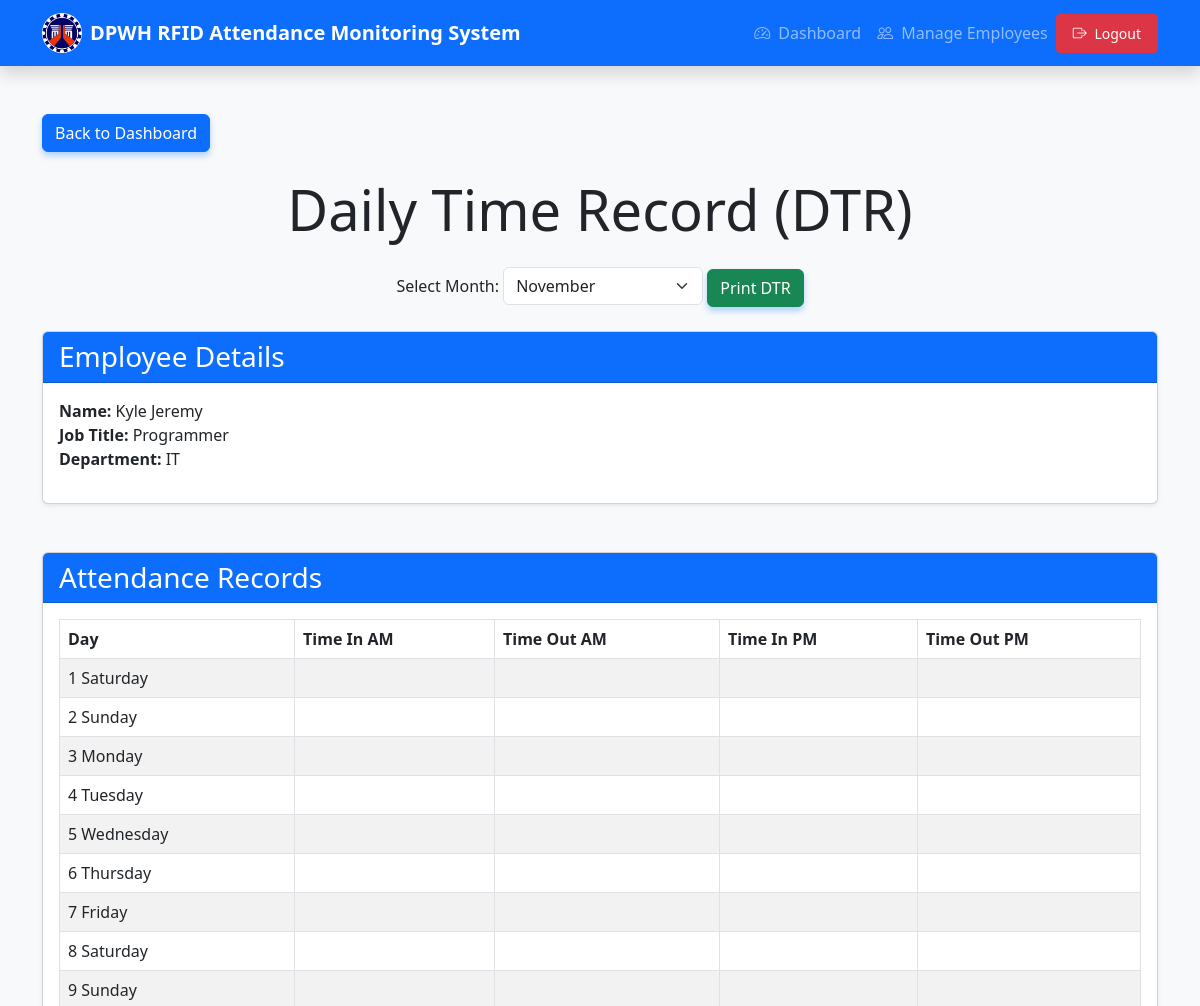
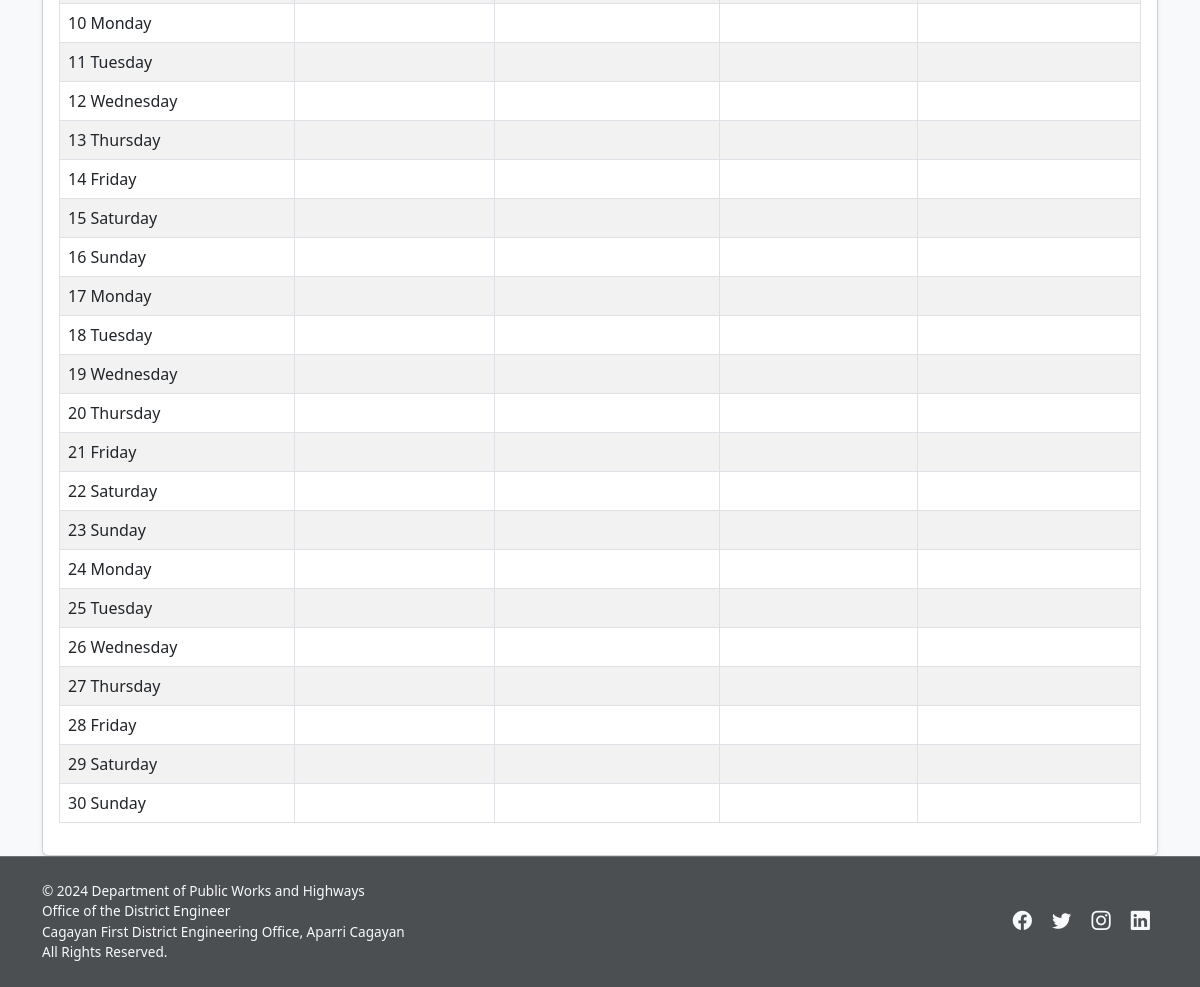
/admin/generate_dtr.php?rfid=2002861064 (signed in), run on the app's committed database (2 pictures, top to bottom).
### tables this page shows
CREATE TABLE `employees` (
  `id` int(11) NOT NULL,
  `employee_id` varchar(20) DEFAULT NULL,
  `name` varchar(100) NOT NULL,
  `email` varchar(255) DEFAULT NULL,
  `rfid_uid` varchar(50) DEFAULT NULL,
  `created_at` timestamp NOT NULL DEFAULT current_timestamp(),
  `updated_at` datetime DEFAULT NULL,
  `job_title` varchar(255) DEFAULT NULL,
  `department` varchar(50) NOT NULL,
  `status` enum('active','inactive') DEFAULT 'active'
);

### admin/generate_dtr.php (the view, shortened to what this page needs)
<?php
include 'db.php';
include 'navbar.php';
$rfidUid = isset($_GET['rfid']) ? $_GET['rfid'] : null;
$selectedMonth = isset($_GET['month']) ? $_GET['month'] : date('m');
$stmtEmployee = $pdo->prepare("SELECT * FROM employees WHERE rfid_uid = :rfid LIMIT 1");
$stmtEmployee->execute(['rfid' => $rfidUid]);
$employee = $stmtEmployee->fetch(PDO::FETCH_ASSOC);
$year = date('Y');
$totalDays = cal_days_in_month(CAL_GREGORIAN, $selectedMonth, $year);
$allDates = [];
for ($day = 1; $day <= $totalDays; $day++) {
    $allDates[] = sprintf('%s-%02d-%02d', $year, $selectedMonth, $day);
}
$attendanceMap = [];
$mergedRecords = [];
foreach ($allDates as $date) {
    $mergedRecords[] = array_merge(
        ['date' => $date, 'time_in_am' => null, 'time_out_am' => null, 'time_in_pm' => null, 'time_out_pm' => null],
        $attendanceMap[$date] ?? []
    );
}
$months = [
    '01' => 'January',
    '02' => 'February',
    '03' => 'March',
    '04' => 'April',
    '05' => 'May',
    '06' => 'June',
    '07' => 'July',
    '08' => 'August',
    '09' => 'September',
    '10' => 'October',
    '11' => 'November',
    '12' => 'December'
];
?>
<!DOCTYPE html>
<html lang="en">
<head>
    <link href="https://cdn.jsdelivr.net/npm/bootstrap@5.3.0-alpha3/dist/css/bootstrap.min.css" rel="stylesheet">
    <link rel="stylesheet" href="style.css">
</head>
<body>
    <div class="container mt-5">
        <a href="dashboard.php" class="btn btn-primary mb-4">Back to Dashboard</a>
        <h1 class="display-4 text-center mb-4">Daily Time Record (DTR)</h1>
        <div class="mb-4 text-center">
            <form method="GET" action="">
                <label for="month" class="form-label">Select Month:</label>
                <select name="month" id="month" class="form-select d-inline-block" style="width: 200px;" onchange="this.form.submit()">
                    <?php foreach ($months as $monthNumber => $monthName): ?>
                        <option value="<?= $monthNumber ?>" <?= $selectedMonth == $monthNumber ? 'selected' : ''; ?>>
                            <?= $monthName ?>
                        </option>
                    <?php endforeach; ?>
                </select>
                <button type="button" class="btn btn-success" onclick="printDTR()">Print DTR</button>
            </form>
        </div>
        <div class="card mb-5 shadow-sm">
            <div class="card-header bg-primary text-white">
                <h3 class="card-title mb-0">Employee Details</h3>
            </div>
            <div class="card-body">
                <ul class="list-unstyled">
                    <li><strong>Name:</strong> <?= htmlspecialchars($employee['name']) ?></li>
                    <li><strong>Job Title:</strong> <?= htmlspecialchars($employee['job_title']) ?></li>
                    <li><strong>Department:</strong> <?= htmlspecialchars($employee['department']) ?></li>
                </ul>
            </div>
        </div>
        <div class="card shadow-sm">
            <div class="card-header bg-primary text-white">
                <h3 class="card-title mb-0">Attendance Records</h3>
            </div>
            <div class="card-body">
                <?php if (!empty($mergedRecords)) : ?>
                    <table class="table table-bordered table-striped">
                        <thead>
                            <tr>
                                <th>Day</th>
                                <th>Time In AM</th>
                                <th>Time Out AM</th>
                                <th>Time In PM</th>
                                <th>Time Out PM</th>
                            </tr>
                        </thead>
                        <tbody>
                            <?php foreach ($mergedRecords as $record) : ?>
                                <?php
                                $date = new DateTime($record['date']);
                                $dayNumber = $date->format('j');
                                $dayName = $date->format('l');
                                ?>
                                <tr>
                                    <td><?= htmlspecialchars($dayNumber . ' ' . $dayName . '') ?></td>
                                    <td><?= $record['time_in_am'] ? htmlspecialchars($record['time_in_am']) : '' ?></td>
                                    <td><?= $record['time_out_am'] ? htmlspecialchars($record['time_out_am']) : '' ?></td>
                                    <td><?= $record['time_in_pm'] ? htmlspecialchars($record['time_in_pm']) : '' ?></td>
                                    <td><?= $record['time_out_pm'] ? htmlspecialchars($record['time_out_pm']) : '' ?></td>
                                </tr>
                            <?php endforeach; ?>
                        </tbody>
                    </table>
                <?php else : ?>
                    <p>No attendance records found for this employee in the selected month.</p>
                <?php endif; ?>
            </div>
        </div>
    </div>
    <?php include 'footer.php'; ?>
</body>
</html>

### admin/style.css (style rules this page uses)
body { background-color: #f8f9fa; }
.table th, .table td { vertical-align: middle; }
.btn-primary, .btn-success { box-shadow: 0 4px 6px rgba(0, 123, 255, 0.3); }

### data on the page
employees: name "Kyle Jeremy", job_title "Programmer", department "IT"

### other printed values
$dayNumber . ' ' . $dayName . '' "1 Saturday"
$dayNumber . ' ' . $dayName . '' "2 Sunday"
$dayNumber . ' ' . $dayName . '' "3 Monday"
$dayNumber . ' ' . $dayName . '' "4 Tuesday"
$dayNumber . ' ' . $dayName . '' "5 Wednesday"
$dayNumber . ' ' . $dayName . '' "6 Thursday"
$dayNumber . ' ' . $dayName . '' "7 Friday"
$dayNumber . ' ' . $dayName . '' "8 Saturday"
$dayNumber . ' ' . $dayName . '' "9 Sunday"
$dayNumber . ' ' . $dayName . '' "10 Monday"
$dayNumber . ' ' . $dayName . '' "11 Tuesday"
$dayNumber . ' ' . $dayName . '' "12 Wednesday"
$dayNumber . ' ' . $dayName . '' "13 Thursday"
$dayNumber . ' ' . $dayName . '' "14 Friday"
$dayNumber . ' ' . $dayName . '' "15 Saturday"
